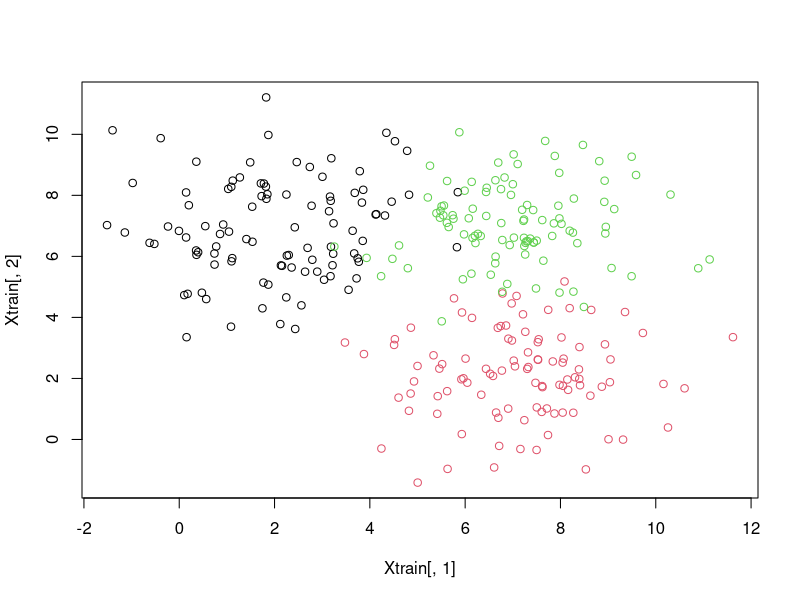
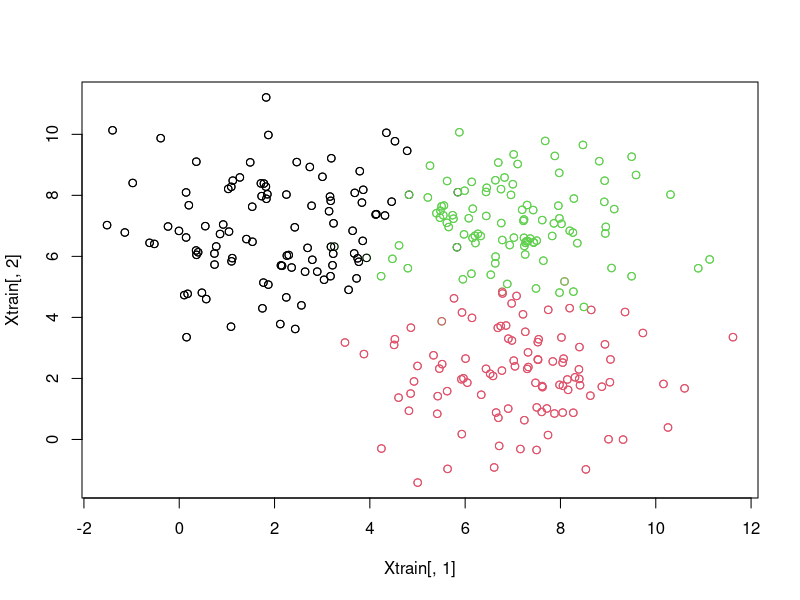
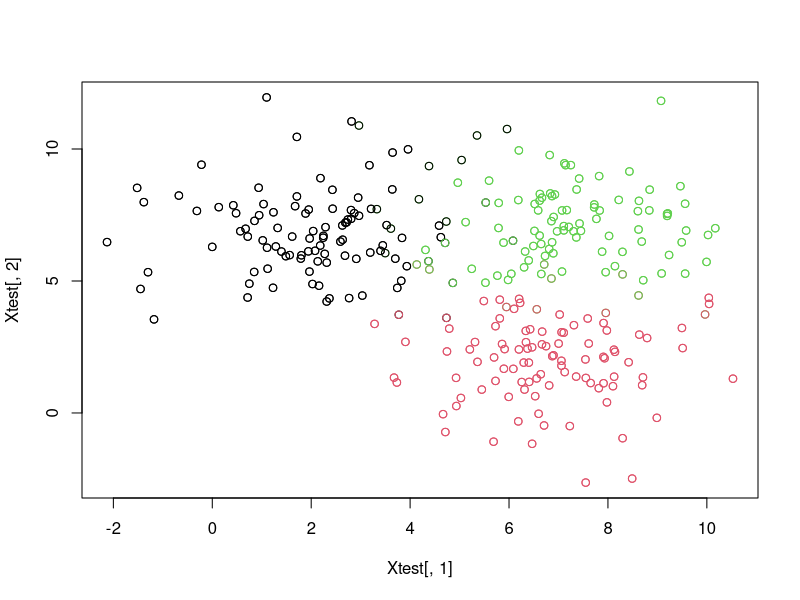
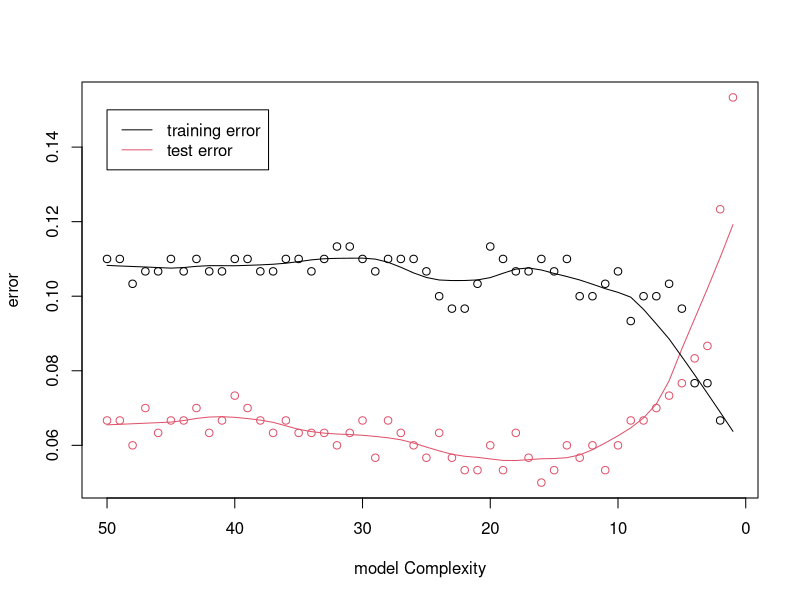
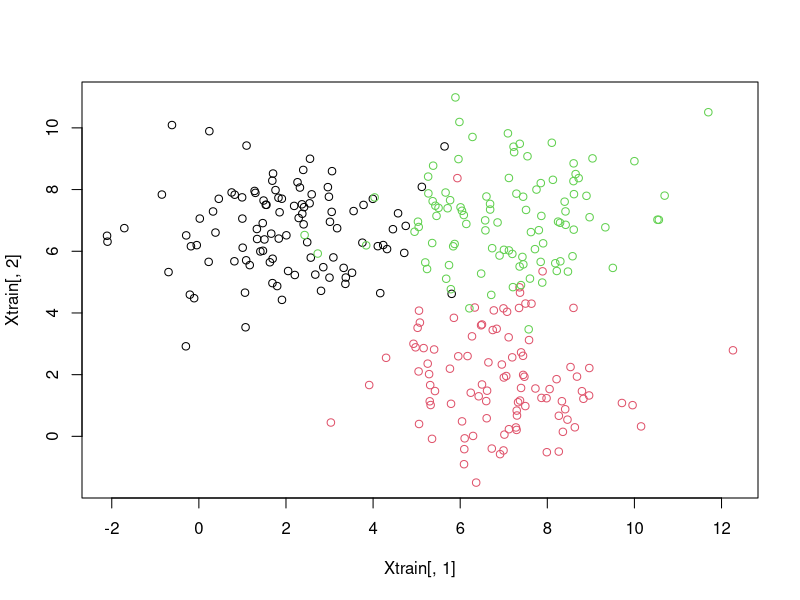
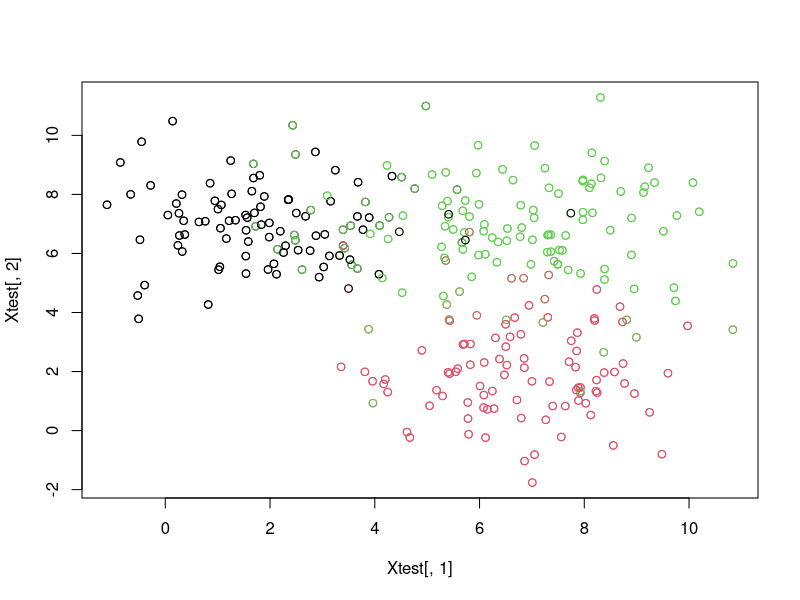

Recreate these plots in R, in order.
# k nearest neighbors classification
require("class")

n = 300
sigma = 1.5
mu1 = c(2, 7)
mu2 = c(7, 2)
mu3 = c(7, 7)
x1 = t(matrix(mu1, 2, n / 3)) + matrix(rnorm(n) * sigma, n / 3, 2)
x2 = t(matrix(mu2, 2, n / 3)) + matrix(rnorm(n) * sigma, n / 3, 2)
x3 = t(matrix(mu3, 2, n / 3)) + matrix(rnorm(n) * sigma, n / 3, 2)
Xtrain = rbind(x1, x2, x3)
x1 = t(matrix(mu1, 2, n / 3)) + matrix(rnorm(n) * sigma, n / 3, 2)
x2 = t(matrix(mu2, 2, n / 3)) + matrix(rnorm(n) * sigma, n / 3, 2)
x3 = t(matrix(mu3, 2, n / 3)) + matrix(rnorm(n) * sigma, n / 3, 2)
Xtest = rbind(x1, x2, x3)
Y = c(rep(1, n / 3), rep(2, n / 3), rep(3, n / 3))
y = factor(Y)
plot(Xtrain[, 1], Xtrain[, 2], col = as.numeric(y))

k = 5
# training error
predTr = knn(test = Xtrain, train = Xtrain, cl = y, k = k)
plot(Xtrain[, 1], Xtrain[, 2], col = as.numeric(y))
points(Xtrain[, 1], Xtrain[, 2], col = as.numeric(predTr))
trainError = sum(predTr != y) / n
trainError
# test error
predTest = knn(test = Xtest, train = Xtrain, cl = y, k = k)
plot(Xtest[, 1], Xtest[, 2], col = as.numeric(y))
points(Xtest[, 1], Xtest[, 2], col = as.numeric(predTest))
testError = sum(predTest != y) / n
testError

#model complexity
set.seed(1111)
n = 300
sigma = 1.5
mu1 = c(2, 7)
mu2 = c(7, 2)
mu3 = c(7, 7)
x1 = t(matrix(mu1, 2, n / 3)) + matrix(rnorm(n) * sigma, n / 3, 2)
x2 = t(matrix(mu2, 2, n / 3)) + matrix(rnorm(n) * sigma, n / 3, 2)
x3 = t(matrix(mu3, 2, n / 3)) + matrix(rnorm(n) * sigma, n / 3, 2)
Xtrain = rbind(x1, x2, x3)
x1 = t(matrix(mu1, 2, n / 3)) + matrix(rnorm(n) * sigma, n / 3, 2)
x2 = t(matrix(mu2, 2, n / 3)) + matrix(rnorm(n) * sigma, n / 3, 2)
x3 = t(matrix(mu3, 2, n / 3)) + matrix(rnorm(n) * sigma, n / 3, 2)
Xtest = rbind(x1, x2, x3)
Y = c(rep(1, n / 3), rep(2, n / 3), rep(3, n / 3))
y = factor(Y)

ks = c(1: 50)
trainError = 0
errTs = 0
for(i in 1: length(ks))
{
	predTest = knn(test = Xtest, train = Xtrain, cl = y, k = ks[i])
	errTs[i] = sum(y != predTest) / length(predTest)
	predTr = knn(test = Xtrain, train = Xtrain, cl = y, k = ks[i])
	trainError[i] = sum(y != predTr) / length(predTr)
}

plot(ks, errTs, col = 2, xlim = rev(range(ks)), xlab = "model Complexity", ylab = "error")
points(ks[50: 1], trainError[50: 1], col = 1)
lines(lowess(x = ks[50: 1], y = errTs[50: 1], f = .25), col = 2)
lines(lowess(x = ks[50: 1], y = trainError[50: 1], f = .25), col = 1)
legend(50, .15, legend = c("training error", "test error"), col = c(1, 2), lty = c(1, 1))

# curse of dimensionality
n = 300
p0 = 500
sigma = 1.5
mu1 = c(2, 7)
mu2 = c(7, 2)
mu3 = c(7, 7)
x1 = t(matrix(mu1, 2, n / 3)) + matrix(rnorm(n) * sigma, n / 3, 2)
x2 = t(matrix(mu2, 2, n / 3)) + matrix(rnorm(n) * sigma, n / 3, 2)
x3 = t(matrix(mu3, 2, n / 3)) + matrix(rnorm(n) * sigma, n / 3, 2)
Xtrain = cbind(rbind(x1, x2, x3), matrix(rnorm(n * p0), n, p0))
x1 = t(matrix(mu1, 2, n / 3)) + matrix(rnorm(n) * sigma, n / 3, 2)
x2 = t(matrix(mu2, 2, n / 3)) + matrix(rnorm(n) * sigma, n / 3, 2)
x3 = t(matrix(mu3, 2, n / 3)) + matrix(rnorm(n) * sigma, n / 3, 2)
Xtest = cbind(rbind(x1, x2, x3), matrix(rnorm(n * p0), n, p0))
Y = c(rep(1, n / 3), rep(2, n / 3), rep(3, n / 3))
y = factor(Y)
plot(Xtrain[, 1], Xtrain[, 2], col = as.numeric(y))

k = 15
predTest = knn(test = Xtest, train = Xtrain, cl = y, k = k)
plot(Xtest[, 1], Xtest[, 2], col = as.numeric(y))
points(Xtest[, 1], Xtest[, 2], col = as.numeric(predTest))
testError = sum(predTest != y) / n
testError
